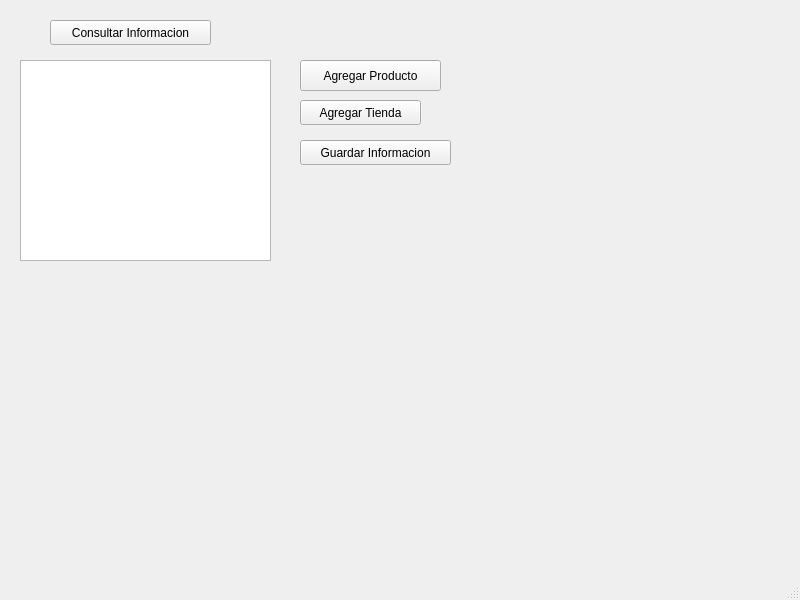
<?xml version="1.0" encoding="UTF-8"?>
<ui version="4.0">
 <class>MainWindow</class>
 <widget class="QMainWindow" name="MainWindow">
  <property name="geometry">
   <rect>
    <x>0</x>
    <y>0</y>
    <width>800</width>
    <height>600</height>
   </rect>
  </property>
  <property name="windowTitle">
   <string>MainWindow</string>
  </property>
  <widget class="QWidget" name="centralwidget">
   <widget class="QPushButton" name="pushButton_agregarProducto">
    <property name="geometry">
     <rect>
      <x>300</x>
      <y>60</y>
      <width>141</width>
      <height>31</height>
     </rect>
    </property>
    <property name="text">
     <string>Agregar Producto</string>
    </property>
   </widget>
   <widget class="QPushButton" name="pushButton_AgregarTienda">
    <property name="geometry">
     <rect>
      <x>300</x>
      <y>100</y>
      <width>121</width>
      <height>25</height>
     </rect>
    </property>
    <property name="text">
     <string>Agregar Tienda</string>
    </property>
   </widget>
   <widget class="QPushButton" name="pushButton_Guardar">
    <property name="geometry">
     <rect>
      <x>300</x>
      <y>140</y>
      <width>151</width>
      <height>25</height>
     </rect>
    </property>
    <property name="text">
     <string>Guardar Informacion</string>
    </property>
   </widget>
   <widget class="QPushButton" name="pushButton_Consultar">
    <property name="geometry">
     <rect>
      <x>50</x>
      <y>20</y>
      <width>161</width>
      <height>25</height>
     </rect>
    </property>
    <property name="text">
     <string>Consultar Informacion</string>
    </property>
   </widget>
   <widget class="QListWidget" name="listaEditable_Consulta">
    <property name="geometry">
     <rect>
      <x>20</x>
      <y>60</y>
      <width>251</width>
      <height>201</height>
     </rect>
    </property>
   </widget>
  </widget>
  <widget class="QStatusBar" name="statusbar"/>
 </widget>
 <resources/>
 <connections/>
</ui>
